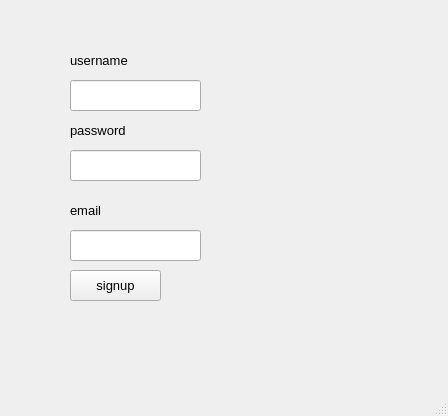
<?xml version="1.0" encoding="UTF-8"?>
<ui version="4.0">
 <class>MainWindow</class>
 <widget class="QMainWindow" name="MainWindow">
  <property name="geometry">
   <rect>
    <x>0</x>
    <y>0</y>
    <width>448</width>
    <height>416</height>
   </rect>
  </property>
  <property name="windowTitle">
   <string>MainWindow</string>
  </property>
  <widget class="QWidget" name="centralwidget">
   <widget class="QLineEdit" name="unameSTxt">
    <property name="geometry">
     <rect>
      <x>70</x>
      <y>80</y>
      <width>131</width>
      <height>31</height>
     </rect>
    </property>
   </widget>
   <widget class="QLineEdit" name="passwordSTxt">
    <property name="geometry">
     <rect>
      <x>70</x>
      <y>150</y>
      <width>131</width>
      <height>31</height>
     </rect>
    </property>
    <property name="echoMode">
     <enum>QLineEdit::Password</enum>
    </property>
   </widget>
   <widget class="QLabel" name="passwordTxt">
    <property name="geometry">
     <rect>
      <x>70</x>
      <y>120</y>
      <width>71</width>
      <height>21</height>
     </rect>
    </property>
    <property name="font">
     <font>
      <pointsize>10</pointsize>
     </font>
    </property>
    <property name="text">
     <string>password</string>
    </property>
   </widget>
   <widget class="QLabel" name="label">
    <property name="geometry">
     <rect>
      <x>70</x>
      <y>50</y>
      <width>71</width>
      <height>21</height>
     </rect>
    </property>
    <property name="font">
     <font>
      <pointsize>10</pointsize>
     </font>
    </property>
    <property name="text">
     <string>username</string>
    </property>
   </widget>
   <widget class="QPushButton" name="signupbtn">
    <property name="geometry">
     <rect>
      <x>70</x>
      <y>270</y>
      <width>91</width>
      <height>31</height>
     </rect>
    </property>
    <property name="font">
     <font>
      <pointsize>10</pointsize>
     </font>
    </property>
    <property name="text">
     <string>signup</string>
    </property>
   </widget>
   <widget class="QLineEdit" name="emailTxt">
    <property name="geometry">
     <rect>
      <x>70</x>
      <y>230</y>
      <width>131</width>
      <height>31</height>
     </rect>
    </property>
    <property name="text">
     <string/>
    </property>
   </widget>
   <widget class="QLabel" name="passwordTxt_2">
    <property name="geometry">
     <rect>
      <x>70</x>
      <y>200</y>
      <width>71</width>
      <height>21</height>
     </rect>
    </property>
    <property name="font">
     <font>
      <pointsize>10</pointsize>
     </font>
    </property>
    <property name="text">
     <string>email</string>
    </property>
   </widget>
  </widget>
  <widget class="QMenuBar" name="menubar">
   <property name="geometry">
    <rect>
     <x>0</x>
     <y>0</y>
     <width>448</width>
     <height>21</height>
    </rect>
   </property>
  </widget>
  <widget class="QStatusBar" name="statusbar"/>
 </widget>
 <resources/>
 <connections/>
</ui>
